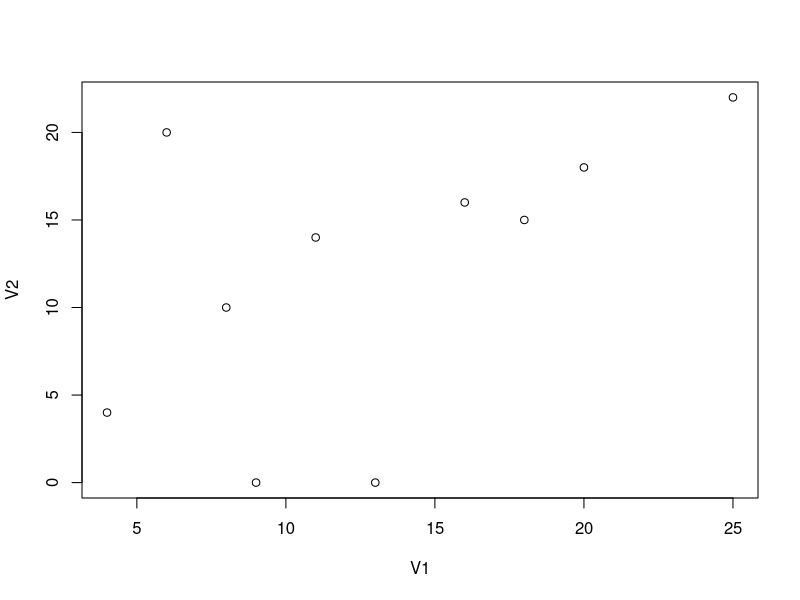

Generate this figure with R:
## ---- chunk 1
V1 <- c(8, 11, 16, 18, 6, 4, 20, 25, 9, 13)
V2 <- c(10, 14, 16, 15, 20, 4, 18, 22, 0, 0)
plot(V2 ~ V1)
